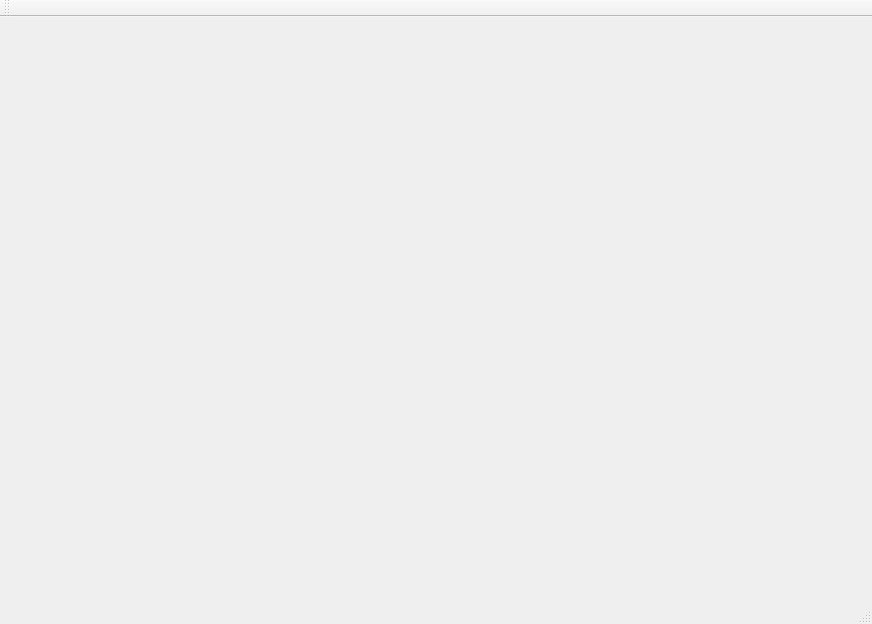
<?xml version="1.0" encoding="UTF-8"?>
<ui version="4.0">
 <class>GamePannelClass</class>
 <widget class="QMainWindow" name="GamePannelClass">
  <property name="geometry">
   <rect>
    <x>0</x>
    <y>0</y>
    <width>872</width>
    <height>624</height>
   </rect>
  </property>
  <property name="windowTitle">
   <string>GamePannel</string>
  </property>
  <widget class="QWidget" name="centralWidget">
   <layout class="QVBoxLayout" name="verticalLayout">
    <item>
     <widget class="QWidget" name="widget" native="true">
      <layout class="QHBoxLayout" name="horizontalLayout">
       <item>
        <spacer name="horizontalSpacer">
         <property name="orientation">
          <enum>Qt::Orientation::Horizontal</enum>
         </property>
         <property name="sizeHint" stdset="0">
          <size>
           <width>545</width>
           <height>20</height>
          </size>
         </property>
        </spacer>
       </item>
       <item>
        <widget class="ScorePanel" name="scorePanel" native="true"/>
       </item>
      </layout>
     </widget>
    </item>
    <item>
     <spacer name="verticalSpacer">
      <property name="orientation">
       <enum>Qt::Orientation::Vertical</enum>
      </property>
      <property name="sizeHint" stdset="0">
       <size>
        <width>20</width>
        <height>267</height>
       </size>
      </property>
     </spacer>
    </item>
    <item>
     <widget class="ButtonGroup" name="buttonGroup" native="true"/>
    </item>
    <item>
     <spacer name="verticalSpacer_2">
      <property name="orientation">
       <enum>Qt::Orientation::Vertical</enum>
      </property>
      <property name="sizeType">
       <enum>QSizePolicy::Policy::Fixed</enum>
      </property>
      <property name="sizeHint" stdset="0">
       <size>
        <width>20</width>
        <height>20</height>
       </size>
      </property>
     </spacer>
    </item>
   </layout>
  </widget>
  <widget class="QMenuBar" name="menuBar">
   <property name="geometry">
    <rect>
     <x>0</x>
     <y>0</y>
     <width>872</width>
     <height>33</height>
    </rect>
   </property>
  </widget>
  <widget class="QToolBar" name="mainToolBar">
   <attribute name="toolBarArea">
    <enum>TopToolBarArea</enum>
   </attribute>
   <attribute name="toolBarBreak">
    <bool>false</bool>
   </attribute>
  </widget>
  <widget class="QStatusBar" name="statusBar"/>
 </widget>
 <layoutdefault spacing="6" margin="11"/>
 <customwidgets>
  <customwidget>
   <class>ScorePanel</class>
   <extends>QWidget</extends>
   <header>ScorePanel.h</header>
   <container>1</container>
  </customwidget>
  <customwidget>
   <class>ButtonGroup</class>
   <extends>QWidget</extends>
   <header>ButtonGroup.h</header>
   <container>1</container>
  </customwidget>
 </customwidgets>
 <resources>
  <include location="GamePannel.qrc"/>
 </resources>
 <connections/>
</ui>
